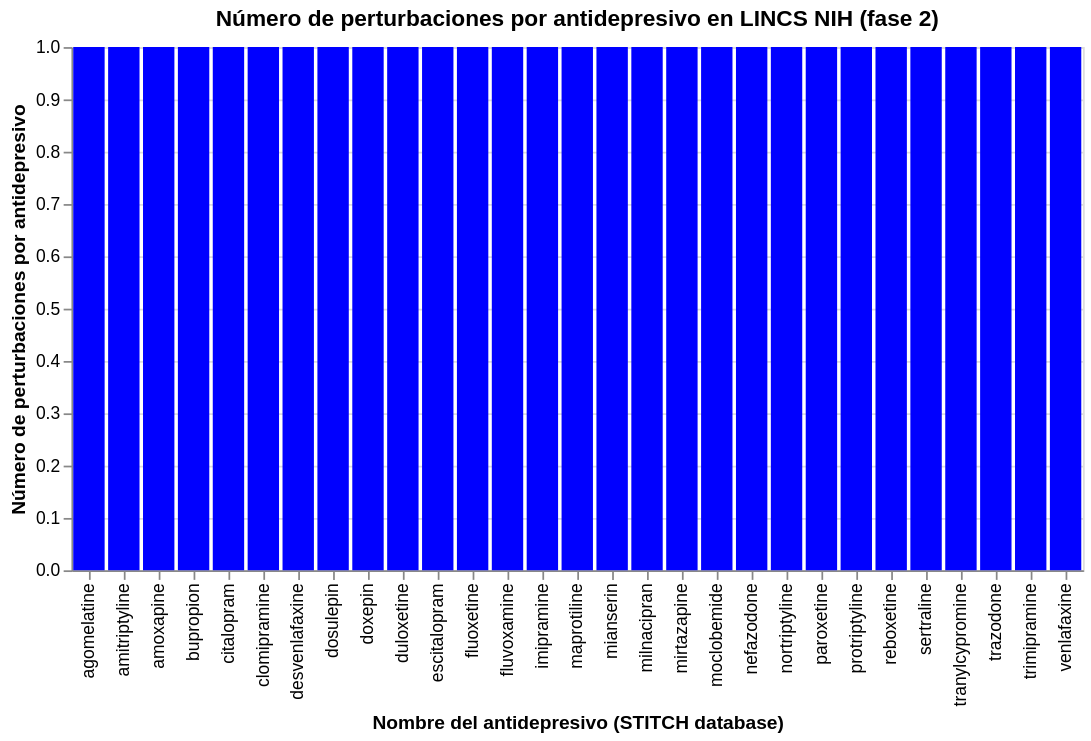

Notebook source saved alongside this figure:
### Markdown cell above
5. Graficar el resultado

### Code cell
alt.Chart(final_graph,
        title = alt.TitleParams('Número de perturbaciones por antidepresivo en LINCS NIH (fase 2)', anchor='middle')).mark_bar().encode(
        x = alt.X('drug_name', title = "Nombre del antidepresivo (STITCH database)"),
        y = alt.Y('num_perts', title = "Número de perturbaciones por antidepresivo"),
        color = alt.value('blue'))

### Figure 1 — Vega-Lite specification as saved in the notebook (floating-point values rounded to 4 significant figures)
{"config": {"view": {"continuousWidth": 400, "continuousHeight": 300}}, "data": {"name": "data-f271c0d9626d4fedbe43f42cff2532e2"}, "mark": "bar", "encoding": {"color": {"value": "blue"}, "x": {"field": "drug_name", "title": "Nombre del antidepresivo (STITCH database)", "type": "nominal"}, "y": {"field": "num_perts", "title": "Número de perturbaciones por antidepresivo", "type": "quantitative"}}, "title": {"text": "Número de perturbaciones por antidepresivo en LINCS NIH (fase 2)", "anchor": "middle"}, "$schema": "https://vega.github.io/schema/vega-lite/v4.17.0.json", "datasets": {"data-f271c0d9626d4fedbe43f42cff2532e2": [{"drug_name": "maprotiline", "num_perts": 1}, {"drug_name": "nortriptyline", "num_perts": 1}, {"drug_name": "mirtazapine", "num_perts": 1}, {"drug_name": "milnacipran", "num_perts": 1}, {"drug_name": "mianserin", "num_perts": 1}, {"drug_name": "nefazodone", "num_perts": 1}, {"drug_name": "moclobemide", "num_perts": 1}, {"drug_name": "fluvoxamine", "num_perts": 1}, {"drug_name": "fluoxetine", "num_perts": 1}, {"drug_name": "imipramine", "num_perts": 1}, {"drug_name": "venlafaxine", "num_perts": 1}, {"drug_name": "tranylcypromine", "num_perts": 1}, {"drug_name": "trazodone", "num_perts": 1}, {"drug_name": "trimipramine", "num_perts": 1}, {"drug_name": "protriptyline", "num_perts": 1}, {"drug_name": "paroxetine", "num_perts": 1}, {"drug_name": "sertraline", "num_perts": 1}, {"drug_name": "reboxetine", "num_perts": 1}, {"drug_name": "clomipramine", "num_perts": 1}, {"drug_name": "citalopram", "num_perts": 1}, {"drug_name": "duloxetine", "num_perts": 1}, {"drug_name": "escitalopram", "num_perts": 1}, {"drug_name": "desvenlafaxine", "num_perts": 1}, {"drug_name": "doxepin", "num_perts": 1}, {"drug_name": "dosulepin", "num_perts": 1}, {"drug_name": "amoxapine", "num_perts": 1}, {"drug_name": "amitriptyline", "num_perts": 1}, {"drug_name": "agomelatine", "num_perts": 1}, {"drug_name": "bupropion", "num_perts": 1}]}}
